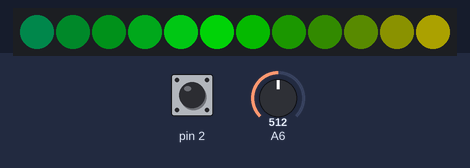
Recording of a sketch running on a simulated Arduino Uno, built with avr-gcc and run on an emulated ATmega328P. Parts: 12 RGB LEDs in strip order, left to right. The test bench sets the inputs (shaded band); at power-on: pin 2 HIGH, A6 = 512. Dim RGB values are drawn brighter than linear; EEPROM starts erased; the audio player accepts every command and is not drawn.

Above: at 2.3 s.
2.4 s: pin 2 pulled LOW for 1 s
At 4.0 s:
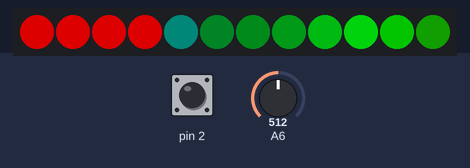
6.4 s: pin 2 pulled LOW for 3.2 s
At 7.5 s:
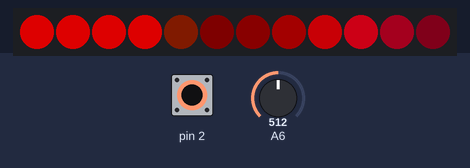
10.2 s: pin 2 pulled LOW for 1 s
At 11.3 s:
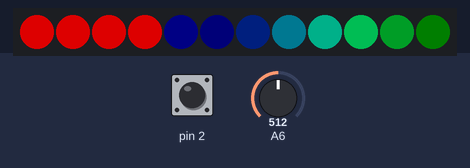
14.2 s: pin 2 pulled LOW for 3.2 s
At 16.0 s:
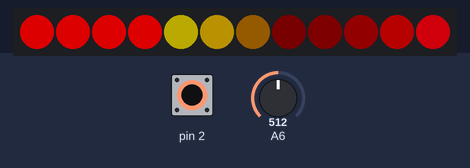
18.0 s: pin 2 pulled LOW for 0.15 s
18.7 s: pin 2 pulled LOW for 1 s
At 20.1 s:
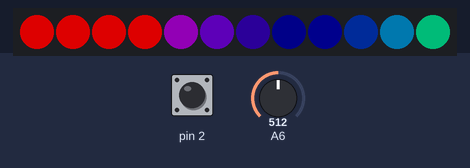
Timing chart, 0 to 21.7 s (numbered marks = the images above; inputs shaded):
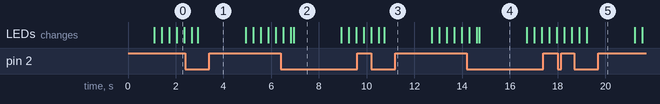

The sketch:

car-music-box.ino
```cpp
// bibliotech
#include <SoftwareSerial.h>     //серийный порт
#include <DFPlayer_Mini_Mp3.h>  //плеер
#include <EEPROM.h>             //EEPROM редактор
#include <EncButton.h>          //кнопка
#include <FastLED.h>            //эффекты

// Настройки ленты
#define LED_PIN 5  //пин управления
#define COLOR_ORDER GRB
#define CHIPSET WS2812        //тип ленты
#define NUM_LEDS 12           //колличество светодиодов
#define BRIGHTNESS 150        //яркость
#define FRAMES_PER_SECOND 50  //частота анимации
bool gReverseDirection = false;
CRGB leds[NUM_LEDS];

EncButton<EB_TICK, 2> enc;        //Пин кнопки
SoftwareSerial mySerial(10, 11);  // RX, TX Цифровой серийный порт.
int buttonCounter;

//Переменные аналогово чтения напряжения платы
const int analogPin = A0;  //Аналоговый пин замера напряжения
const int res1 = 10000;    //Резистор делителя напряжения 10кОм
const int res2 = 4700;     //Резистор делителя напряжения 4.7кОм
//переменные EEPROM
int CTrack = EEPROM.read(1000);  //текущий трек
int Evol = EEPROM.read(900);     //громкость в запись
int vol;                         //                     текущая громкость

// настройки
void setup() {
  pinMode(analogPin, INPUT);  //Аналоговый пин на вход

  //настройки ленты
  delay(1000);
  FastLED.addLeds<CHIPSET, LED_PIN, COLOR_ORDER>(leds, NUM_LEDS).setCorrection(TypicalLEDStrip);
  FastLED.setBrightness(BRIGHTNESS);

  //настройки кнопки
  enc.setHoldTimeout(500);
  enc.setButtonLevel(LOW);

  //стартовый код
  Serial.begin(9600);
  mySerial.begin(9600);
  mp3_set_serial(mySerial);  //Выбор порта для плеера
  mp3_set_volume(Evol);
  delay(100);
  for (int i = 0; i < 12; i++) leds[i] = CRGB::Red;
  FastLED.show();
  float voltage = (float)analogRead(analogPin) * 5.0 * ((res1 + res2) / res2) / 1024;
  if (voltage > 12.4 || voltage < 6) {
    mp3_play(CTrack);
    delay(15000);
    //EEPROM.update(1000, 1);  //Если в адресе нули - включить
    //EEPROM.update(900, 1);    //Если в адресе нули - включить
  }
}


void loop() {
  // Громкость
  vol = analogRead(6);
  vol = map(vol, 0, 1023, 0, 30);
  vol = constrain(vol, 0, 30);
  mp3_set_volume(vol);
  Evol = vol;
  delay(30);
  //
  //Выбор трека
  enc.tick();
  if (enc.hasClicks(1)) {
    CTrack = 1;
    mp3_play(CTrack);
  }
  if (enc.hasClicks(2)) {
    CTrack = 2;
    mp3_play(CTrack);
  }
  if (enc.hasClicks(3)) {
    CTrack = 3;
    mp3_play(CTrack);
  }
  if (enc.hasClicks(4)) {
    CTrack = 4;
    mp3_play(CTrack);
  }
  if (enc.hasClicks(5)) {
    CTrack = 5;
    mp3_play(CTrack);
  }
  if (enc.hasClicks(6)) {
    CTrack = 6;
    mp3_play(CTrack);
  }
  if (enc.hasClicks(7)) {
    CTrack = 7;
    mp3_play(CTrack);
  }
  if (enc.hasClicks(8)) {
    CTrack = 8;
    mp3_play(CTrack);
  }
  if (enc.hasClicks(9)) {
    CTrack = 9;
    mp3_play(CTrack);
  }
  if (enc.hasClicks(10)) {
    CTrack = 10;
    mp3_play(CTrack);
  }
  if (enc.held()) {  //                                        Сохранение позиции
    EEPROM.update(1000, CTrack);
    EEPROM.update(900, Evol);
    leds[0] = CRGB::Red;
    leds[1] = CRGB::Red;
    leds[2] = CRGB::Red;
    leds[3] = CRGB::Red;
    FastLED.show();
    delay(2000);
  }

  //запуск фоновой анимации
  pride();
  FastLED.show();
}

void pride() {
  static uint16_t sPseudotime = 0;
  static uint16_t sLastMillis = 0;
  static uint16_t sHue16 = 0;

  uint8_t sat8 = beatsin88(87, 220, 250);
  uint8_t brightdepth = beatsin88(341, 96, 224);
  uint16_t brightnessthetainc16 = beatsin88(203, (25 * 256), (40 * 256));
  uint8_t msmultiplier = beatsin88(147, 23, 60);

  uint16_t hue16 = sHue16;  //gHue * 256;
  uint16_t hueinc16 = beatsin88(113, 1, 3000);

  uint16_t ms = millis();
  uint16_t deltams = ms - sLastMillis;
  sLastMillis = ms;
  sPseudotime += deltams * msmultiplier;
  sHue16 += deltams * beatsin88(400, 5, 9);
  uint16_t brightnesstheta16 = sPseudotime;

  for (uint16_t i = 0; i < NUM_LEDS; i++) {
    hue16 += hueinc16;
    uint8_t hue8 = hue16 / 256;

    brightnesstheta16 += brightnessthetainc16;
    uint16_t b16 = sin16(brightnesstheta16) + 32768;

    uint16_t bri16 = (uint32_t)((uint32_t)b16 * (uint32_t)b16) / 65536;
    uint8_t bri8 = (uint32_t)(((uint32_t)bri16) * brightdepth) / 65536;
    bri8 += (255 - brightdepth);

    CRGB newcolor = CHSV(hue8, sat8, bri8);

    uint16_t pixelnumber = i;
    pixelnumber = (NUM_LEDS - 1) - pixelnumber;

    nblend(leds[pixelnumber], newcolor, 64);
  }
}
```

Measured:
- after the input at 2.4 s, the LEDs: first differ from a run without the input after 0.52 s (image 1)
- after the input at 6.4 s, the LEDs: first differ from a run without the input after 0.53 s (image 2)
- after the input at 10.2 s, the LEDs: first differ from a run without the input after 0.53 s (image 3)
- after the input at 14.2 s, the LEDs: first differ from a run without the input after 0.51 s (image 4)
- after the input at 18.7 s, the LEDs: first differ from a run without the input after 0.52 s (image 5)
